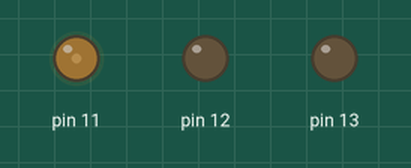
Simulated run of this sketch. Board: Arduino Uno, built with avr-gcc and run on an emulated ATmega328P. Parts: output pins drawn as LEDs (lit = HIGH).

Above: at 0.05 s.
At 2.35 s:
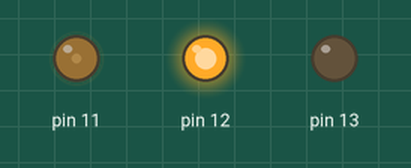
At 4.65 s:
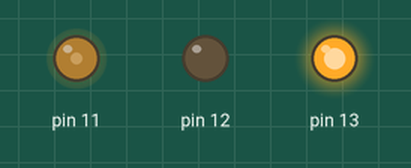
At 9.7 s:
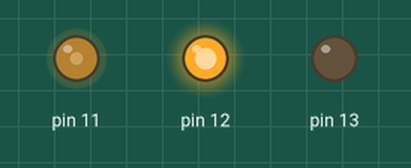
At 14.5 s:
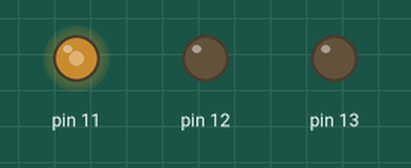
At 19.45 s:
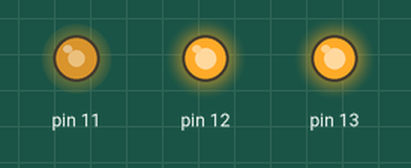
Timing chart, 0 to 22.4 s (numbered marks = the images above):
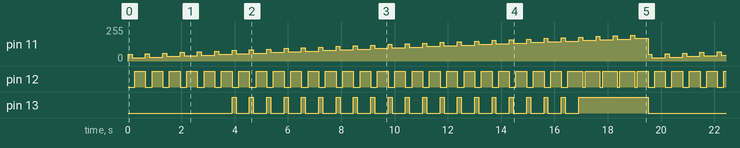

The sketch:

RGB_LED.ino
```cpp
int counter;

void setup(){
	pinMode(11, OUTPUT);
  	pinMode(12, OUTPUT);
  	pinMode(13, OUTPUT);
}

void loop(){
  for(int i = 0 ; i<150;i+=5){
      analogWrite(11, i+50);
      analogWrite(12, i);
      analogWrite(13, i+100);
      delay(150);

    for (int j=0 ; j<150; j+=15){
      analogWrite(11, i+25);
      analogWrite(12, j+105);
      analogWrite(13, i);
      delay(50);
    }

}
}
```

Measured:
- by itself, pin 11: moves between 25/255 and 195/255, repeating every 19.5 s
- by itself, pin 12: moves between LOW and HIGH, repeating every 8.5 s
- by itself, pin 13: goes 20 × (HIGH 0.15 s, LOW 0.50 s), HIGH 2.6 s, LOW 3.9 s, 20 × (HIGH 0.15 s, LOW 0.50 s), HIGH 2.6 s, then LOW
